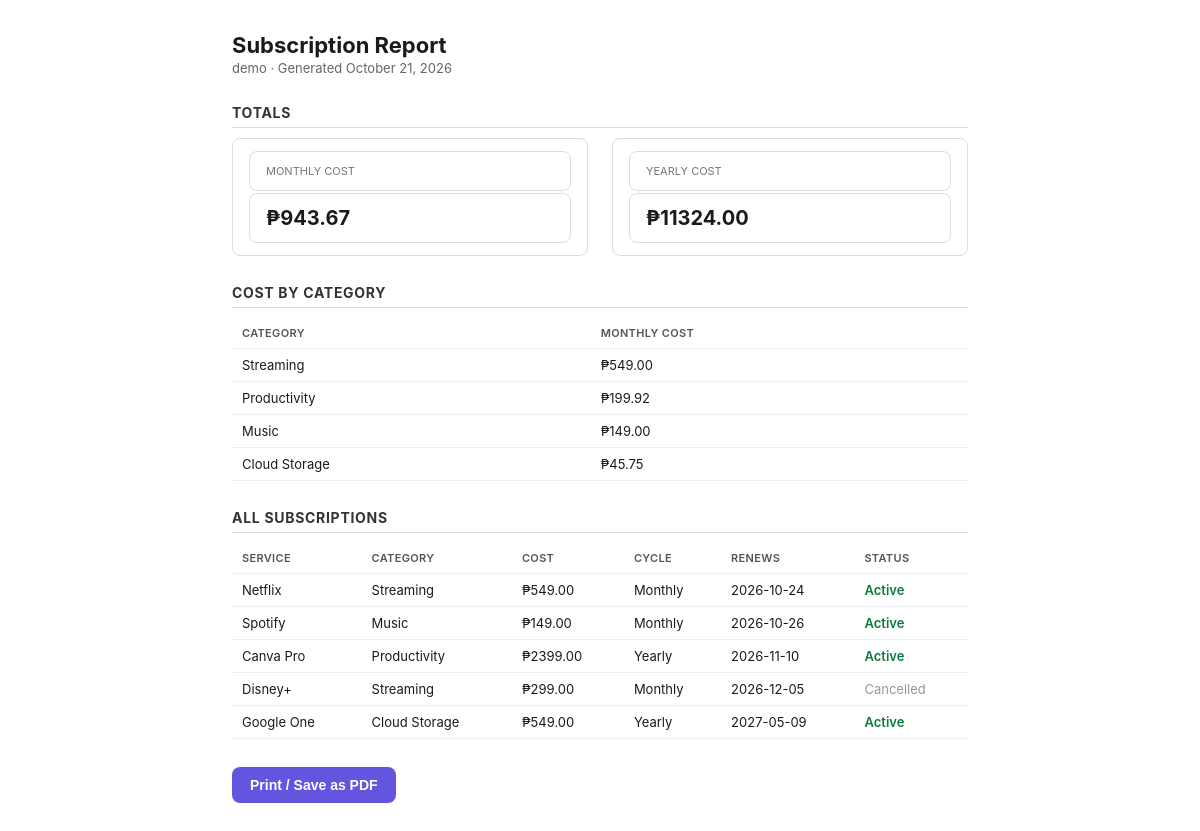
Page /reports/print (signed in) on the committed database.
### tables this page shows
CREATE TABLE subscriptions (
            id                 INTEGER PRIMARY KEY AUTOINCREMENT,
            user_id            INTEGER NOT NULL,
            service_name       TEXT NOT NULL,
            category           TEXT NOT NULL,
            cost               REAL NOT NULL,
            billing_cycle      TEXT NOT NULL,
            next_renewal_date  TEXT NOT NULL,
            status             TEXT NOT NULL DEFAULT 'Active',
            notes              TEXT DEFAULT '',
            FOREIGN KEY (user_id) REFERENCES users (id)
        );

### app.py (the view)
@app.route("/reports/print")
@login_required
def reports_print():
    user_id = session["user_id"]
    subscriptions = manager.get_all_subscriptions(user_id)
    breakdown = reports.get_category_breakdown(user_id)
    monthly_total = manager.get_total_monthly_cost(user_id)
    yearly_total = manager.get_total_yearly_cost(user_id)
    return render_template(
        "reports_print.html", subscriptions=subscriptions, breakdown=breakdown,
        monthly_total=monthly_total, yearly_total=yearly_total,
        username=session.get("username"), generated_on=datetime.now().strftime("%B %d, %Y"),
    )

### app.py (called while the page is built)
def login_required(view_func):
    @wraps(view_func)
    def wrapped(*args, **kwargs):
        if not session.get("user_id"):
            return redirect(url_for("login"))
        return view_func(*args, **kwargs)
    return wrapped

@app.context_processor
def inject_globals():
    user_id = session.get("user_id")
    renewal_count = len(manager.get_upcoming_renewals(user_id, days_ahead=7)) if user_id else 0
    return {
        "category_style": CATEGORY_STYLE,
        "default_style": {"gradient": "grad-other", "icon": "box"},
        "renewal_count": renewal_count,
        "current_username": session.get("username"),
    }

### database.py (called while the page is built)
def get_connection() -> sqlite3.Connection:
    conn = sqlite3.connect(DB_PATH)
    conn.row_factory = sqlite3.Row
    return conn

### models.py (called while the page is built)
    def monthly_cost(self) -> float:
        if self.billing_cycle == "Yearly":
            return self.cost / 12
        return self.cost

    def yearly_cost(self) -> float:
        if self.billing_cycle == "Monthly":
            return self.cost * 12
        return self.cost

### report_manager.py (called while the page is built)
    def get_category_breakdown(self, user_id: int) -> List[Tuple[str, float]]:
        totals = {}
        for sub in self.manager.get_all_subscriptions(user_id, status_filter="Active"):
            totals[sub.category] = totals.get(sub.category, 0.0) + sub.monthly_cost()
        return sorted(totals.items(), key=lambda item: item[1], reverse=True)

### subscription_manager.py (called while the page is built)
    def get_all_subscriptions(self, user_id: int, status_filter: Optional[str] = None) -> List[Subscription]:
        conn = get_connection()
        cursor = conn.cursor()
        if status_filter and status_filter != "All":
            cursor.execute(
                "SELECT * FROM subscriptions WHERE user_id = ? AND status = ? ORDER BY next_renewal_date ASC",
                (user_id, status_filter),
            )
        else:
            cursor.execute(
                "SELECT * FROM subscriptions WHERE user_id = ? ORDER BY next_renewal_date ASC",
                (user_id,),
            )
        rows = cursor.fetchall()
        conn.close()
        return [self._row_to_subscription(row) for row in rows]

    def get_total_monthly_cost(self, user_id: int) -> float:
        return sum(sub.monthly_cost() for sub in self.get_all_subscriptions(user_id, status_filter="Active"))

    def get_total_yearly_cost(self, user_id: int) -> float:
        return sum(sub.yearly_cost() for sub in self.get_all_subscriptions(user_id, status_filter="Active"))

### templates/reports_print.html (shortened to what this page needs)
<!DOCTYPE html>
<html lang="en">
<head>
</head>
<body>
  <h1>Subscription Report</h1>
  <div class="meta">{{ username }} &middot; Generated {{ generated_on }}</div>
  <h2>Totals</h2>
  <div class="totals">
    <div><div class="label">MONTHLY COST</div><div class="value">&#8369;{{ "%.2f"|format(monthly_total) }}</div></div>
    <div><div class="label">YEARLY COST</div><div class="value">&#8369;{{ "%.2f"|format(yearly_total) }}</div></div>
  </div>
  <h2>Cost by Category</h2>
  <table>
    <tr><th>Category</th><th>Monthly Cost</th></tr>
    {% for category, amount in breakdown %}
      <tr><td>{{ category }}</td><td>&#8369;{{ "%.2f"|format(amount) }}</td></tr>
    {% else %}
      <tr><td colspan="2">No active subscriptions.</td></tr>
    {% endfor %}
  </table>
  <h2>All Subscriptions</h2>
  <table>
    <tr><th>Service</th><th>Category</th><th>Cost</th><th>Cycle</th><th>Renews</th><th>Status</th></tr>
    {% for sub in subscriptions %}
      <tr>
        <td>{{ sub.service_name }}</td>
        <td>{{ sub.category }}</td>
        <td>&#8369;{{ "%.2f"|format(sub.cost) }}</td>
        <td>{{ sub.billing_cycle }}</td>
        <td>{{ sub.next_renewal_date }}</td>
        <td class="status-{{ sub.status|lower }}">{{ sub.status }}</td>
      </tr>
    {% else %}
      <tr><td colspan="6">No subscriptions yet.</td></tr>
    {% endfor %}
  </table>
  <button class="print-btn" onclick="window.print()">Print / Save as PDF</button>
</body>
</html>

### templates/reports_print.html (style rules this page uses)
* { box-sizing: border-box; }
body { font-family: -apple-system, Helvetica, Arial, sans-serif; color: #1a1a1a; margin: 0; padding: 32px; max-width: 800px; margin: 0 auto; }
h1 { font-size: 22px; margin: 0 0 2px; }
.meta { color: #666; font-size: 13px; margin-bottom: 24px; }
h2 { font-size: 14px; text-transform: uppercase; letter-spacing: 0.05em; margin: 28px 0 10px; color: #333; border-bottom: 1px solid #ddd; padding-bottom: 6px; }
.totals { display: flex; gap: 24px; margin-bottom: 8px; }
.totals div { flex: 1; border: 1px solid #ddd; border-radius: 8px; padding: 12px 16px; }
.totals .label { font-size: 11px; color: #777; }
.totals .value { font-size: 20px; font-weight: 700; margin-top: 2px; }
table { width: 100%; border-collapse: collapse; font-size: 13px; }
th, td { text-align: left; padding: 8px 10px; border-bottom: 1px solid #eee; }
th { color: #555; font-weight: 600; font-size: 11px; text-transform: uppercase; letter-spacing: 0.03em; }
.status-active { color: #0a7a3f; font-weight: 600; }
.status-cancelled { color: #999; }
.print-btn { margin-top: 28px; padding: 10px 18px; border-radius: 8px; border: none; background: #6355E0; color: white; font-weight: 600; cursor: pointer; font-size: 14px; }

### rows in the picture
subscriptions: category "Streaming", cost "549.00", service_name "Netflix", billing_cycle "Monthly", next_renewal_date "2026-10-24", status "Active"
subscriptions: category "Productivity", amount "199.92", service_name "Canva Pro", cost "2399.00", billing_cycle "Yearly", next_renewal_date "2026-11-10", status "Active"
subscriptions: category "Music", cost "149.00", service_name "Spotify", billing_cycle "Monthly", next_renewal_date "2026-10-26", status "Active"
subscriptions: category "Cloud Storage", amount "45.75", service_name "Google One", cost "549.00", billing_cycle "Yearly", next_renewal_date "2027-05-09", status "Active"
subscriptions: service_name "Disney+", category "Streaming", cost "299.00", billing_cycle "Monthly", next_renewal_date "2026-12-05", status "Cancelled"

### other values in the picture
{{ username }} "demo"
{{ "%.2f"|format(monthly_total) }} "943.67"
{{ "%.2f"|format(yearly_total) }} "11324.00"
